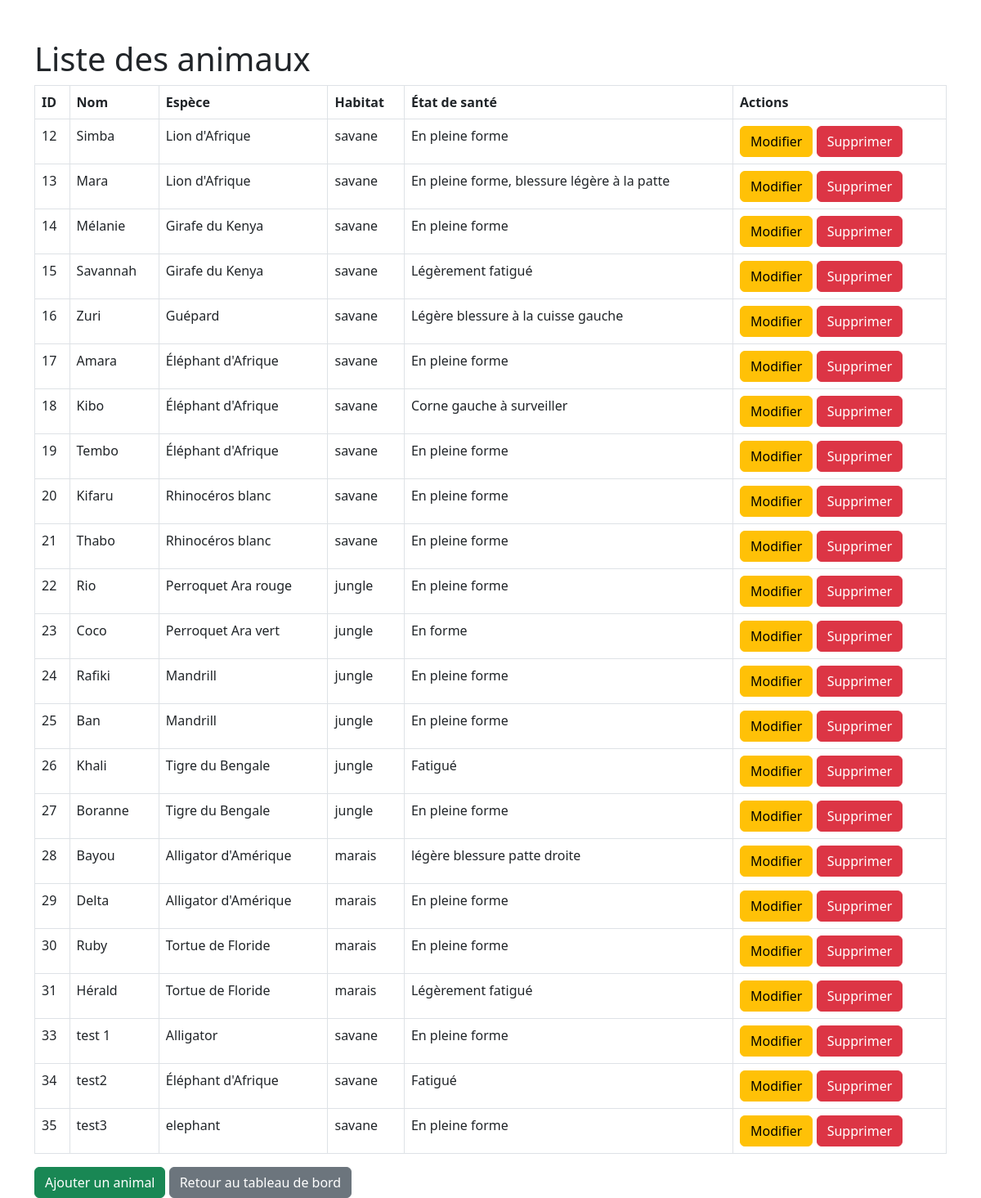
The page /manage_animals.php on the database its author committed.
### tables this page shows
CREATE TABLE `animals` (
  `id` int NOT NULL AUTO_INCREMENT,
  `name` varchar(255) NOT NULL,
  `race` varchar(255) NOT NULL,
  `habitat` varchar(255) NOT NULL,
  `health` varchar(255) NOT NULL,
  `food` varchar(255) NOT NULL,
  `food_quantity` float NOT NULL,
  `last_checkup` date NOT NULL,
  `image` varchar(255) DEFAULT NULL,
  `food_unit` varchar(10) DEFAULT NULL,
  PRIMARY KEY (`id`)
);

### manage_animals.php (the view, shortened to what this page needs)
<?php
require 'db.php';
$animals = $pdo->prepare("SELECT * FROM animals");
$animals->execute();
$animalList = $animals->fetchAll();
?>
<!DOCTYPE html>
<html lang="fr">
<head>
    <link href="https://cdn.jsdelivr.net/npm/bootstrap@5.3.0/dist/css/bootstrap.min.css" rel="stylesheet">
</head>
<body>
    <div class="container mt-5">
        <h1>Liste des animaux</h1>
        <table class="table table-bordered">
            <thead>
                <tr>
                    <th>ID</th>
                    <th>Nom</th>
                    <th>Espèce</th>
                    <th>Habitat</th>
                    <th>État de santé</th>
                    <th>Actions</th>
                </tr>
            </thead>
            <tbody>
                <?php foreach ($animalList as $animal): ?>
                <tr>
                    <td><?php echo $animal['id']; ?></td>
                    <td><?php echo $animal['name']; ?></td>
                    <td><?php echo $animal['race']; ?></td>
                    <td><?php echo $animal['habitat']; ?></td>
                    <td><?php echo $animal['health']; ?></td>
                    <td>
                        <a href="edit_animal.php?id=<?php echo $animal['id']; ?>" class="btn btn-warning">Modifier</a>
                        <form method="POST" action="" style="display:inline;">
                            <button type="submit" class="btn btn-danger">Supprimer</button>
                        </form>
                    </td>
                </tr>
                <?php endforeach; ?>
            </tbody>
        </table>
        <a href="add_animal.php" class="btn btn-success">Ajouter un animal</a>
        <a href="admin_dashboard.php" class="btn btn-secondary">Retour au tableau de bord</a>
    </div>
</body>
</html>

### rows shown on the page
animals: id "12", name "Simba", race "Lion d'Afrique", habitat "savane", health "En pleine forme"
animals: id "13", name "Mara", race "Lion d'Afrique", habitat "savane", health "En pleine forme, blessure légère à la patte"
animals: id "14", name "Mélanie", race "Girafe du Kenya", habitat "savane", health "En pleine forme"
animals: id "15", name "Savannah", race "Girafe du Kenya", habitat "savane", health "Légèrement fatigué"
animals: id "16", name "Zuri", race "Guépard", habitat "savane", health "Légère blessure à la cuisse gauche"
animals: id "17", name "Amara", race "Éléphant d'Afrique", habitat "savane", health "En pleine forme"
animals: id "18", name "Kibo", race "Éléphant d'Afrique", habitat "savane", health "Corne gauche à surveiller"
animals: id "19", name "Tembo", race "Éléphant d'Afrique", habitat "savane", health "En pleine forme"
animals: id "20", name "Kifaru", race "Rhinocéros blanc", habitat "savane", health "En pleine forme"
animals: id "21", name "Thabo", race "Rhinocéros blanc", habitat "savane", health "En pleine forme"
animals: id "22", name "Rio", race "Perroquet Ara rouge", habitat "jungle", health "En pleine forme"
animals: id "23", name "Coco", race "Perroquet Ara vert", habitat "jungle", health "En forme"
animals: id "24", name "Rafiki", race "Mandrill", habitat "jungle", health "En pleine forme"
animals: id "25", name "Ban", race "Mandrill", habitat "jungle", health "En pleine forme"
animals: id "26", name "Khali", race "Tigre du Bengale", habitat "jungle", health "Fatigué"
animals: id "27", name "Boranne", race "Tigre du Bengale", habitat "jungle", health "En pleine forme"
animals: id "28", name "Bayou", race "Alligator d'Amérique", habitat "marais", health "légère blessure patte droite"
animals: id "29", name "Delta", race "Alligator d'Amérique", habitat "marais", health "En pleine forme"
animals: id "30", name "Ruby", race "Tortue de Floride", habitat "marais", health "En pleine forme"
animals: id "31", name "Hérald", race "Tortue de Floride", habitat "marais", health "Légèrement fatigué"
animals: id "33", name "test 1", race "Alligator", habitat "savane", health "En pleine forme"
animals: id "34", name "test2", race "Éléphant d'Afrique", habitat "savane", health "Fatigué"
animals: id "35", name "test3", race "elephant", habitat "savane", health "En pleine forme"
